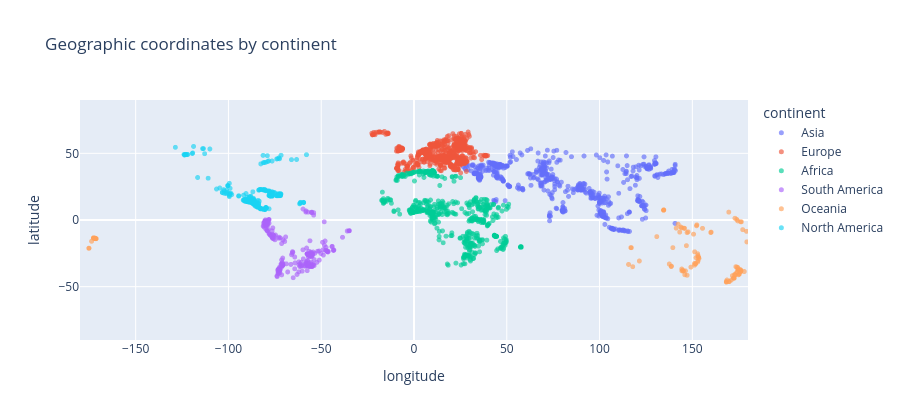
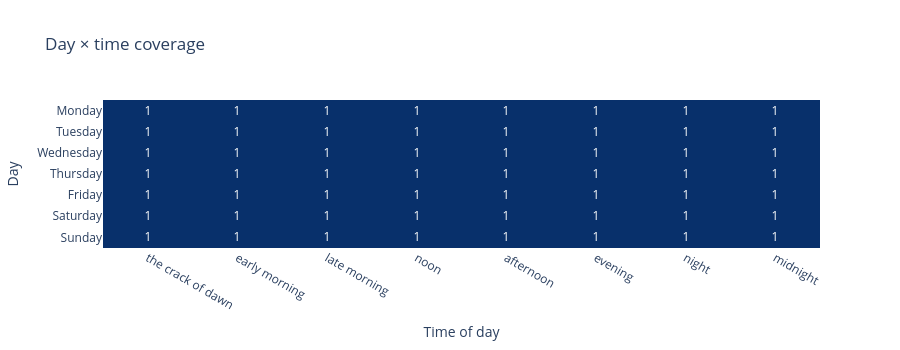

Notebook cell for these charts, in order:
### Markdown cell above
## Geography and the day/time grid

The geographic view uses a plain longitude/latitude scatter so it needs no external
map service. The grid should contain one prompt for each of the 56 day/time pairs.

### Code cell
geography = frames["geography"].copy()
for field in ("latitude", "longitude"):
    geography[field] = pd.to_numeric(geography[field])
fig = px.scatter(geography, x="longitude", y="latitude", color="continent",
                 hover_data=["row_id", "country", "region"], opacity=0.65,
                 title="Geographic coordinates by continent", height=420)
fig.update_traces(marker_size=5)
fig.update_xaxes(range=[-180, 180])
fig.update_yaxes(range=[-90, 90])
fig.show()
display(geography.groupby("continent", dropna=False).size().rename("rows").to_frame())

days = frames["days"]
day_order = days.sort_values("day_idx").day.drop_duplicates().tolist()
time_order = days.sort_values("time_idx")["time"].drop_duplicates().tolist()
grid = pd.crosstab(days.day, days["time"]).reindex(index=day_order, columns=time_order, fill_value=0)
fig = px.imshow(grid, text_auto=True, aspect="auto", zmin=0, zmax=1,
                color_continuous_scale="Blues", height=350,
                labels={"x": "Time of day", "y": "Day", "color": "Prompts"},
                title="Day × time coverage")
fig.update_layout(coloraxis_showscale=False)
fig.show()

### Figure 1 — Plotly figure (JSON) as saved in the notebook; plotly's stock layout.template omitted (floating-point values rounded to 4 significant figures; data arrays with more than 128 entries replaced by an {"elided": "..."} marker saying what was removed)
{"data": [{"customdata": {"elided": "730x3 mixed values"}, "hovertemplate": "continent=Asia<br>longitude=%{x}<br>latitude=%{y}<br>row_id=%{customdata[0]}<br>country=%{customdata[1]}<br>region=%{customdata[2]}<extra></extra>", "legendgroup": "Asia", "marker": {"color": "#636efa", "opacity": 0.65, "size": 5, "symbol": "circle"}, "mode": "markers", "name": "Asia", "showlegend": true, "type": "scattergl", "x": {"elided": "730 float values"}, "xaxis": "x", "y": {"elided": "730 float values"}, "yaxis": "y"}, {"customdata": {"elided": "947x3 mixed values"}, "hovertemplate": "continent=Europe<br>longitude=%{x}<br>latitude=%{y}<br>row_id=%{customdata[0]}<br>country=%{customdata[1]}<br>region=%{customdata[2]}<extra></extra>", "legendgroup": "Europe", "marker": {"color": "#EF553B", "opacity": 0.65, "size": 5, "symbol": "circle"}, "mode": "markers", "name": "Europe", "showlegend": true, "type": "scattergl", "x": {"elided": "947 float values"}, "xaxis": "x", "y": {"elided": "947 float values"}, "yaxis": "y"}, {"customdata": {"elided": "610x3 mixed values"}, "hovertemplate": "continent=Africa<br>longitude=%{x}<br>latitude=%{y}<br>row_id=%{customdata[0]}<br>country=%{customdata[1]}<br>region=%{customdata[2]}<extra></extra>", "legendgroup": "Africa", "marker": {"color": "#00cc96", "opacity": 0.65, "size": 5, "symbol": "circle"}, "mode": "markers", "name": "Africa", "showlegend": true, "type": "scattergl", "x": {"elided": "610 float values"}, "xaxis": "x", "y": {"elided": "610 float values"}, "yaxis": "y"}, {"customdata": {"elided": "241x3 mixed values"}, "hovertemplate": "continent=South America<br>longitude=%{x}<br>latitude=%{y}<br>row_id=%{customdata[0]}<br>country=%{customdata[1]}<br>region=%{customdata[2]}<extra></extra>", "legendgroup": "South America", "marker": {"color": "#ab63fa", "opacity": 0.65, "size": 5, "symbol": "circle"}, "mode": "markers", "name": "South America", "showlegend": true, "type": "scattergl", "x": {"elided": "241 float values"}, "xaxis": "x", "y": {"elided": "241 float values"}, "yaxis": "y"}, {"customdata": {"elided": "130x3 mixed values"}, "hovertemplate": "continent=Oceania<br>longitude=%{x}<br>latitude=%{y}<br>row_id=%{customdata[0]}<br>country=%{customdata[1]}<br>region=%{customdata[2]}<extra></extra>", "legendgroup": "Oceania", "marker": {"color": "#FFA15A", "opacity": 0.65, "size": 5, "symbol": "circle"}, "mode": "markers", "name": "Oceania", "showlegend": true, "type": "scattergl", "x": {"elided": "130 float values"}, "xaxis": "x", "y": {"elided": "130 float values"}, "yaxis": "y"}, {"customdata": {"elided": "370x3 mixed values"}, "hovertemplate": "continent=North America<br>longitude=%{x}<br>latitude=%{y}<br>row_id=%{customdata[0]}<br>country=%{customdata[1]}<br>region=%{customdata[2]}<extra></extra>", "legendgroup": "North America", "marker": {"color": "#19d3f3", "opacity": 0.65, "size": 5, "symbol": "circle"}, "mode": "markers", "name": "North America", "showlegend": true, "type": "scattergl", "x": {"elided": "370 float values"}, "xaxis": "x", "y": {"elided": "370 float values"}, "yaxis": "y"}], "layout": {"height": 420, "legend": {"title": {"text": "continent"}, "tracegroupgap": 0}, "title": {"text": "Geographic coordinates by continent"}, "xaxis": {"anchor": "y", "domain": [0, 1], "range": [-180, 180], "title": {"text": "longitude"}}, "yaxis": {"anchor": "x", "domain": [0, 1], "range": [-90, 90], "title": {"text": "latitude"}}}}

### Figure 2 — Plotly figure (JSON) as saved in the notebook; plotly's stock layout.template omitted (floating-point values rounded to 4 significant figures)
{"data": [{"coloraxis": "coloraxis", "hovertemplate": "Time of day: %{x}<br>Day: %{y}<br>Prompts: %{z}<extra></extra>", "name": "0", "texttemplate": "%{z}", "type": "heatmap", "x": ["the crack of dawn", "early morning", "late morning", "noon", "afternoon", "evening", "night", "midnight"], "xaxis": "x", "y": ["Monday", "Tuesday", "Wednesday", "Thursday", "Friday", "Saturday", "Sunday"], "yaxis": "y", "z": [[1, 1, 1, 1, 1, 1, 1, 1], [1, 1, 1, 1, 1, 1, 1, 1], [1, 1, 1, 1, 1, 1, 1, 1], [1, 1, 1, 1, 1, 1, 1, 1], [1, 1, 1, 1, 1, 1, 1, 1], [1, 1, 1, 1, 1, 1, 1, 1], [1, 1, 1, 1, 1, 1, 1, 1]]}], "layout": {"coloraxis": {"autocolorscale": false, "cmax": 1, "cmin": 0, "colorbar": {"title": {"text": "Prompts"}}, "colorscale": [[0, "rgb(247,251,255)"], [0.125, "rgb(222,235,247)"], [0.25, "rgb(198,219,239)"], [0.375, "rgb(158,202,225)"], [0.5, "rgb(107,174,214)"], [0.625, "rgb(66,146,198)"], [0.75, "rgb(33,113,181)"], [0.875, "rgb(8,81,156)"], [1, "rgb(8,48,107)"]], "showscale": false}, "height": 350, "title": {"text": "Day × time coverage"}, "xaxis": {"anchor": "y", "domain": [0, 1], "title": {"text": "Time of day"}}, "yaxis": {"anchor": "x", "autorange": "reversed", "domain": [0, 1], "title": {"text": "Day"}}}}
